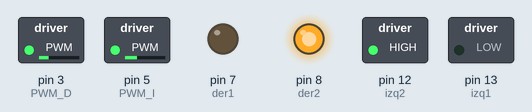
The sketch below on a simulated Arduino Uno, built with avr-gcc and run on an emulated ATmega328P. On the bench: switched loads named in the sketch (green lamp = pin HIGH), output pins drawn as LEDs (lit = HIGH).

Above: at 0.05 s.
At 5.65 s:
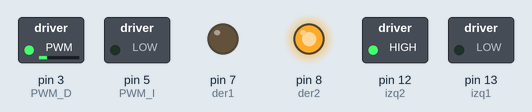
At 11.3 s:
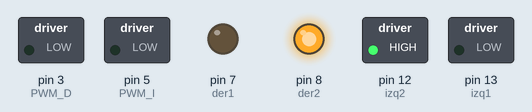
Timing chart, 0 to 13.0 s (numbered marks = the images above):
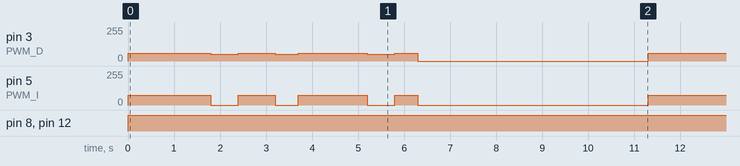

Measured:
- by itself, pin 8 (der2), pin 12 (izq2): LOW → HIGH at 0.00 s
- by itself, pin 5 (PWM_I): repeats every 11.3 s: 0/255 0.60 s, 75/255 0.80 s, 0/255 0.50 s, 75/255 1.5 s, 0/255 0.60 s, 75/255 0.50 s, 0/255 5.0 s, 75/255 1.8 s
- by itself, pin 3 (PWM_D): repeats every 11.3 s: 50/255 0.60 s, 60/255 0.80 s, 50/255 0.50 s, 60/255 1.5 s, 50/255 0.60 s, 60/255 0.50 s, 0/255 5.0 s, 60/255 1.8 s

The sketch:

Carrito.ino
```cpp
int izq1= 13;
int izq2=12;
int der1=7;
int der2=8;
int PWM_I=5;
int PWM_D=3;


void setup() {
  pinMode(izq1, OUTPUT);
  pinMode(izq2, OUTPUT);
  pinMode(der1, OUTPUT);
  pinMode(der2, OUTPUT);
  pinMode(PWM_I, OUTPUT);
  pinMode(PWM_D, OUTPUT);


}

void loop() {
  //Empieza detenido
  moverRobot(0,0);

  //Adelante
  moverRobot(60, 75); //Derecha, Izquierda
  delay(1800);

  //Gira
  moverRobot(50,0);
  delay(600);

    //Adelante
  moverRobot(60, 75); //Derecha, Izquierda
  delay(800);

    //Gira
  moverRobot(50,0);
  delay(500);

   //Adelante
  moverRobot(60, 75); //Derecha, Izquierda
  delay(1500);

  //Gira
  moverRobot(50,0);
  delay(600);

    //Adelante
  moverRobot(60, 75); //Derecha, Izquierda
  delay(500);

  moverRobot(0,0);
  delay(5000);


}

void moverRobot(int a, int b) //a=Derecho ; b=Izquierda
{
  digitalWrite(izq1,LOW);
  digitalWrite(izq2,HIGH);
  digitalWrite(der1,LOW);
  digitalWrite(der2,HIGH);

  analogWrite(PWM_D,a);//Velocidad motor derecho 200
  analogWrite(PWM_I,b);//Velocidad motor izquierdo 200
}
```
